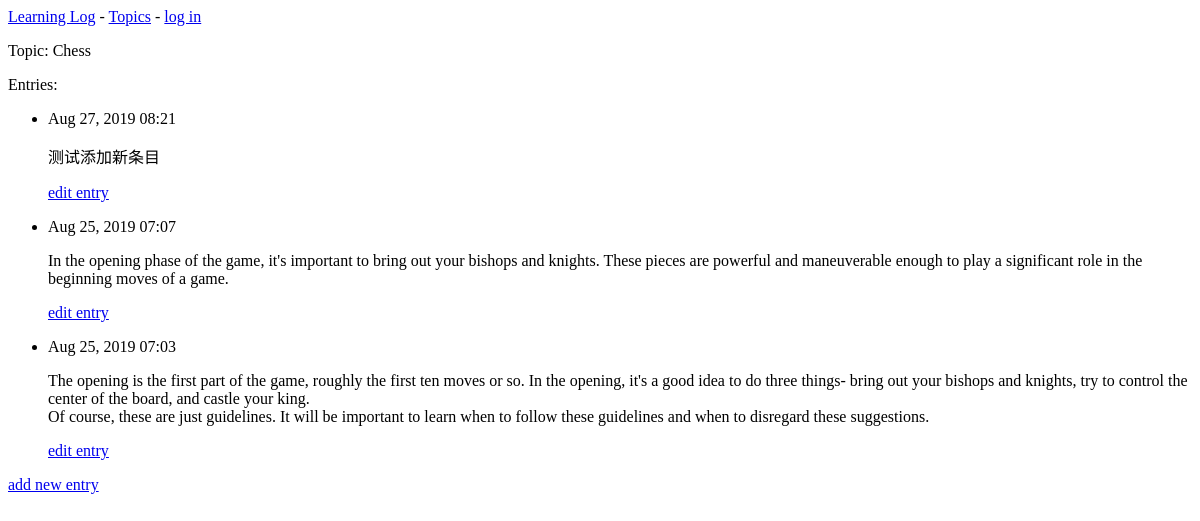
The app's page /topics/1/, older data.
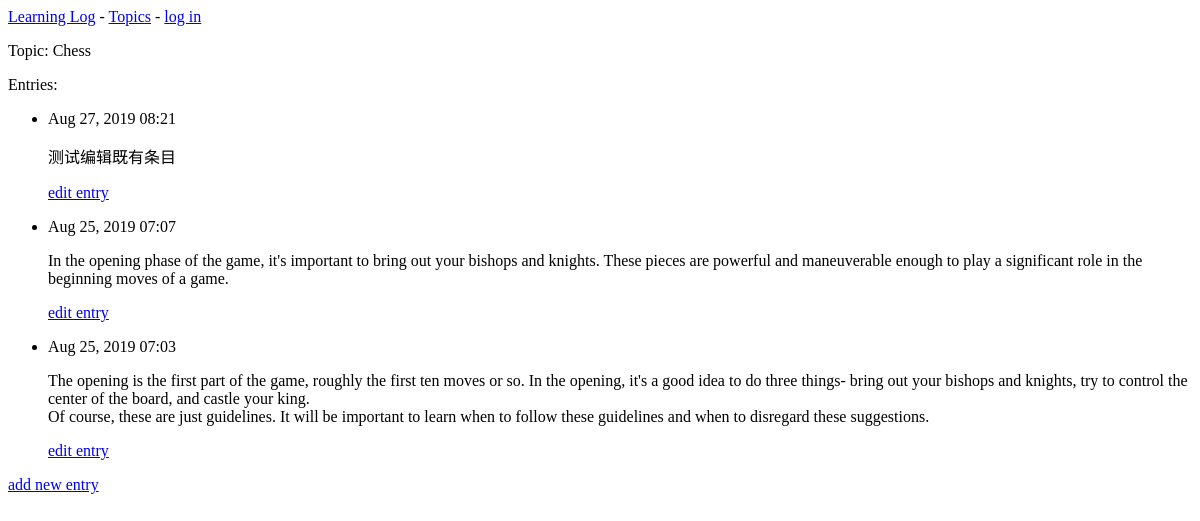
The same page, newer data.
### learning_logs/models.py (models this page shows, shortened)
class Topic(models.Model):
    text = models.CharField(max_length=200)
    date_added = models.DateTimeField(auto_now_add=True)
    owner = models.ForeignKey(User, on_delete=models.CASCADE)
    def __str__(self):
        return self.text

class Entry(models.Model):
    topic = models.ForeignKey(Topic, on_delete=models.CASCADE)
    text = models.TextField()
    date_added = models.DateTimeField(auto_now_add=True)
    class Meta:
        verbose_name_plural = 'entries'

### learning_logs/views.py (the view)
# urls.py: url(r'^topics/(?P<topic_id>\d+)/$', views.topic, name='topic'),
def topic(request, topic_id):
    topic = Topic.objects.get(id=topic_id)
    entries = topic.entry_set.order_by('-date_added')
    context = {'topic': topic, 'entries': entries}
    return render(request, 'learning_logs/topic.html', context)

### learning_logs/templates/learning_logs/topic.html
{% extends 'learning_logs/base.html' %}
{% block content %}
  <p>Topic: {{topic}}</p>
  <p>Entries:</p>
  <ul>
    {% for entry in entries %}
      <li>
        <p>{{entry.date_added|date:'M d, Y H:i'}}</p>
        <p>{{entry.text|linebreaks}}</p>
        <p>
          <a href="{% url 'learning_logs:edit_entry' entry.id %}">edit entry</a>
        </p>
      </li>
    {% empty %}
      <li>There are no entries for this topic yet.</li>
    {% endfor %}
  </ul>
  <a href="{% url 'learning_logs:new_entry' topic.id %}">add new entry</a>
{% endblock content %}

### learning_logs/templates/learning_logs/base.html
<p>
  <a href="{% url 'learning_logs:index' %}">Learning Log</a> -
  <a href="{% url 'learning_logs:topics' %}">Topics</a> -
  {% if user.is_authenticated %}
    Hello, {{ user.username }}.
    <a href="{% url 'users:logout' %}">log out</a>
  {% else %}
    <a href="{% url 'users:login' %}">log in</a>
  {% endif %}
</p>
{% block content %}{% endblock content %}

Row changes from the older to the newer data that the page shows:
changed Entry: text "测试添加新条目" → "测试编辑既有条目"
